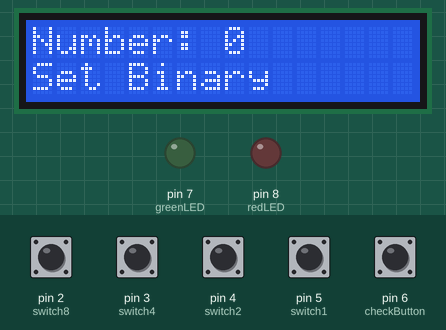
Recording of a sketch running on a simulated Arduino Uno, built with avr-gcc and run on an emulated ATmega328P. Shown: 16×2 character LCD, output pins drawn as LEDs (lit = HIGH). The test bench sets the inputs (shaded band); at power-on: pin 2 (switch8), pin 3 (switch4), pin 4 (switch2), pin 5 (switch1), pin 6 (checkButton) HIGH. Random numbers use the default seed unless the sketch sets one.

Above: at 1.2 s.
1.3 s: pin 6 (checkButton) pulled LOW for 0.15 s
At 2.5 s:
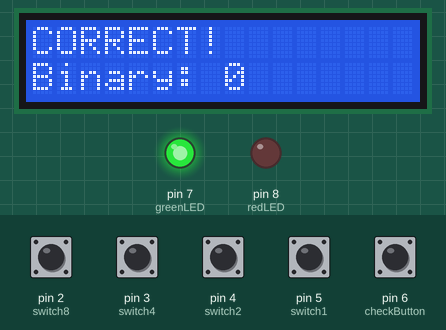
4.3 s: pin 6 (checkButton) pulled LOW for 1 s
At 4.6 s:
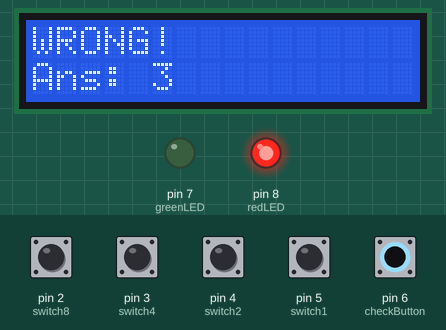
Timing chart, 0 to 7.4 s (numbered marks = the images above; inputs shaded):
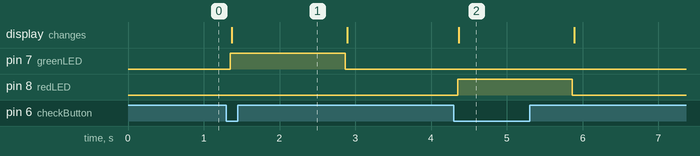

The sketch:

code.ino
```cpp
#include <Adafruit_LiquidCrystal.h>

// =====================================================
// LCD
// Tinkercad 16x2 I2C LCD (MCP23008)
// Address shown in Tinkercad: 0x20
// =====================================================
Adafruit_LiquidCrystal lcd(0);


// =====================================================
// BINARY SWITCHES
//
// Switch 8 -> D2
// Switch 4 -> D3
// Switch 2 -> D4
// Switch 1 -> D5
//
// The switches use INPUT_PULLUP:
// Switch OFF = HIGH
// Switch ON  = LOW
// =====================================================
const int switch8 = 2;
const int switch4 = 3;
const int switch2 = 4;
const int switch1 = 5;


// =====================================================
// CHECK BUTTON
// =====================================================
const int checkButton = 6;


// =====================================================
// LEDS
//
// Green LED -> D7
// Red LED   -> D8
// =====================================================
const int greenLED = 7;
const int redLED = 8;


// =====================================================
// GAME VARIABLES
// =====================================================
int targetNumber = 0;
int attempts = 0;
int correctAnswers = 0;


// =====================================================
// SETUP
// Runs once when Arduino starts
// =====================================================
void setup() {

  // -----------------------------
  // Binary switches
  // -----------------------------
  pinMode(switch8, INPUT_PULLUP);
  pinMode(switch4, INPUT_PULLUP);
  pinMode(switch2, INPUT_PULLUP);
  pinMode(switch1, INPUT_PULLUP);


  // -----------------------------
  // Check button
  // -----------------------------
  pinMode(checkButton, INPUT_PULLUP);


  // -----------------------------
  // LEDs
  // -----------------------------
  pinMode(greenLED, OUTPUT);
  pinMode(redLED, OUTPUT);


  // Make sure LEDs start OFF
  digitalWrite(greenLED, LOW);
  digitalWrite(redLED, LOW);


  // -----------------------------
  // Start LCD
  // -----------------------------
  lcd.begin(16, 2);

  // Turn LCD backlight ON
  lcd.setBacklight(1);


  // -----------------------------
  // Random number generator
  // -----------------------------
  randomSeed(analogRead(A1));


  // -----------------------------
  // Start first question
  // -----------------------------
  startNewQuestion();
}


// =====================================================
// MAIN LOOP
// =====================================================
void loop() {

  // Check whether CHECK button is pressed
  if (digitalRead(checkButton) == LOW) {

    // Small debounce delay
    delay(50);


    // -----------------------------------------------
    // Read the binary switches
    // -----------------------------------------------
    int enteredNumber = readBinaryNumber();


    // -----------------------------------------------
    // Count this as one attempt
    // -----------------------------------------------
    attempts++;


    // -----------------------------------------------
    // Compare entered number with target number
    // -----------------------------------------------
    if (enteredNumber == targetNumber) {

      // Correct answer
      correctAnswers++;


      // Green LED ON
      digitalWrite(greenLED, HIGH);

      // Red LED OFF
      digitalWrite(redLED, LOW);


      // Display result
      lcd.clear();

      lcd.setCursor(0, 0);
      lcd.print("CORRECT!");

      lcd.setCursor(0, 1);
      lcd.print("Binary: ");
      lcd.print(enteredNumber);
    }


    else {

      // Incorrect answer

      // Green LED OFF
      digitalWrite(greenLED, LOW);

      // Red LED ON
      digitalWrite(redLED, HIGH);


      // Display result
      lcd.clear();

      lcd.setCursor(0, 0);
      lcd.print("WRONG!");

      lcd.setCursor(0, 1);
      lcd.print("Ans: ");
      lcd.print(targetNumber);
    }


    // -----------------------------------------------
    // Calculate success rate
    // -----------------------------------------------
    int successRate =
      (correctAnswers * 100) / attempts;


    // Keep result visible
    delay(1500);


    // -----------------------------------------------
    // Check whether 10 attempts are completed
    // -----------------------------------------------
    if (attempts >= 10) {

      // Turn LEDs OFF
      digitalWrite(greenLED, LOW);
      digitalWrite(redLED, LOW);


      // Display final score
      lcd.clear();

      lcd.setCursor(0, 0);
      lcd.print("10 Attempts");

      lcd.setCursor(0, 1);
      lcd.print("Success: ");
      lcd.print(successRate);
      lcd.print("%");


      // Stop the game
      while (true) {
        // Game finished
      }
    }


    // -----------------------------------------------
    // Turn LEDs OFF before next question
    // -----------------------------------------------
    digitalWrite(greenLED, LOW);
    digitalWrite(redLED, LOW);


    // -----------------------------------------------
    // Generate next question
    // -----------------------------------------------
    startNewQuestion();


    // -----------------------------------------------
    // Wait until CHECK button is released
    // -----------------------------------------------
    while (digitalRead(checkButton) == LOW) {
      delay(10);
    }
  }
}


// =====================================================
// GENERATE A NEW QUESTION
// =====================================================
void startNewQuestion() {

  // Generate random number from 0 to 15
  //
  // random(0,16) gives:
  // 0,1,2,3,...14,15
  //
  // Four binary switches can represent 0-15.
  targetNumber = random(0, 16);


  // Clear LCD
  lcd.clear();


  // Display target number
  lcd.setCursor(0, 0);
  lcd.print("Number: ");
  lcd.print(targetNumber);


  // Instruction
  lcd.setCursor(0, 1);
  lcd.print("Set Binary");
}


// =====================================================
// READ FOUR BINARY SWITCHES
// =====================================================
int readBinaryNumber() {

  int number = 0;


  // -----------------------------------------------
  // 8's place
  // -----------------------------------------------
  if (digitalRead(switch8) == LOW) {
    number += 8;
  }


  // -----------------------------------------------
  // 4's place
  // -----------------------------------------------
  if (digitalRead(switch4) == LOW) {
    number += 4;
  }


  // -----------------------------------------------
  // 2's place
  // -----------------------------------------------
  if (digitalRead(switch2) == LOW) {
    number += 2;
  }


  // -----------------------------------------------
  // 1's place
  // -----------------------------------------------
  if (digitalRead(switch1) == LOW) {
    number += 1;
  }


  // Return decimal number
  return number;
}
```

Measured:
- after the input at 1.3 s, pin 7 (greenLED): LOW → HIGH after 0.05 s, → LOW 1.5 s later; the display: changes after 0.07 s (image 1)
- after the input at 4.3 s, pin 8 (redLED): LOW → HIGH after 0.05 s, → LOW 1.5 s later; the display: changes after 0.07 s (image 2)
